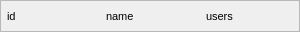
<?xml version="1.0" encoding="UTF-8"?>
<ui version="4.0">
 <class>cChatroomInfoView</class>
 <widget class="QFrame" name="cChatroomInfoView">
  <property name="geometry">
   <rect>
    <x>0</x>
    <y>0</y>
    <width>300</width>
    <height>32</height>
   </rect>
  </property>
  <property name="minimumSize">
   <size>
    <width>150</width>
    <height>32</height>
   </size>
  </property>
  <property name="maximumSize">
   <size>
    <width>300</width>
    <height>32</height>
   </size>
  </property>
  <property name="font">
   <font>
    <pointsize>8</pointsize>
   </font>
  </property>
  <property name="windowTitle">
   <string>Frame</string>
  </property>
  <property name="frameShape">
   <enum>QFrame::StyledPanel</enum>
  </property>
  <property name="frameShadow">
   <enum>QFrame::Raised</enum>
  </property>
  <layout class="QHBoxLayout" name="horizontalLayout">
   <property name="leftMargin">
    <number>6</number>
   </property>
   <property name="topMargin">
    <number>0</number>
   </property>
   <property name="rightMargin">
    <number>0</number>
   </property>
   <property name="bottomMargin">
    <number>0</number>
   </property>
   <item>
    <widget class="QLabel" name="idLabel">
     <property name="text">
      <string>id</string>
     </property>
    </widget>
   </item>
   <item>
    <widget class="QLabel" name="nameLabel">
     <property name="text">
      <string>name</string>
     </property>
    </widget>
   </item>
   <item>
    <widget class="QLabel" name="usersLabel">
     <property name="text">
      <string>users</string>
     </property>
    </widget>
   </item>
  </layout>
 </widget>
 <resources/>
 <connections/>
</ui>
